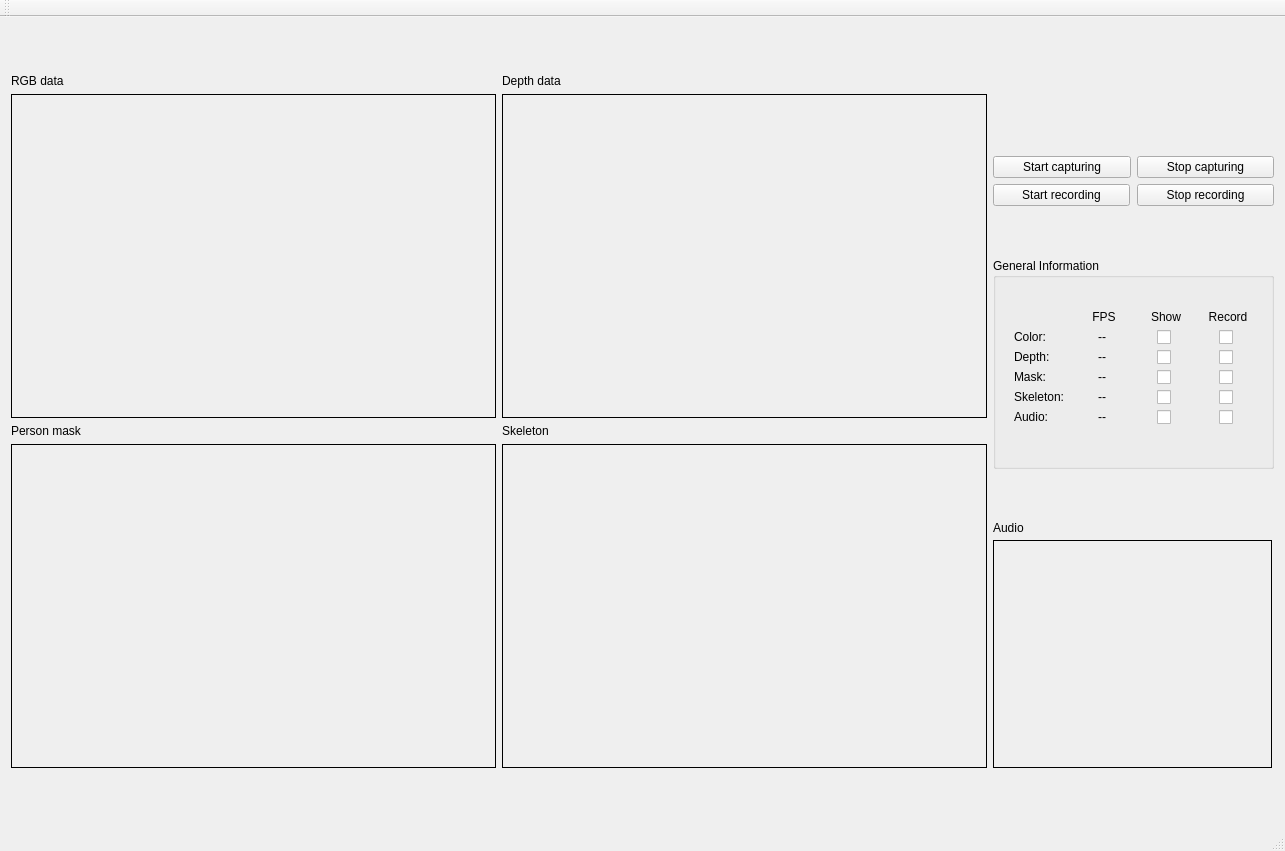
<?xml version="1.0" encoding="UTF-8"?>
<ui version="4.0">
 <class>KinectGUIClass</class>
 <widget class="QMainWindow" name="KinectGUIClass">
  <property name="geometry">
   <rect>
    <x>0</x>
    <y>0</y>
    <width>1285</width>
    <height>851</height>
   </rect>
  </property>
  <property name="windowTitle">
   <string>KinectGUI</string>
  </property>
  <widget class="QWidget" name="centralWidget">
   <layout class="QGridLayout" name="gridLayout_3">
    <item row="3" column="1">
     <layout class="QVBoxLayout" name="verticalLayout_5">
      <item>
       <widget class="QLabel" name="audioLabel_2">
        <property name="maximumSize">
         <size>
          <width>16777215</width>
          <height>13</height>
         </size>
        </property>
        <property name="text">
         <string>Audio</string>
        </property>
       </widget>
      </item>
      <item>
       <widget class="QFrame" name="audioFrame">
        <property name="minimumSize">
         <size>
          <width>279</width>
          <height>228</height>
         </size>
        </property>
        <property name="maximumSize">
         <size>
          <width>279</width>
          <height>228</height>
         </size>
        </property>
        <property name="frameShape">
         <enum>QFrame::Box</enum>
        </property>
        <property name="frameShadow">
         <enum>QFrame::Plain</enum>
        </property>
       </widget>
      </item>
     </layout>
    </item>
    <item row="1" column="1">
     <layout class="QVBoxLayout" name="verticalLayout_6">
      <property name="sizeConstraint">
       <enum>QLayout::SetMaximumSize</enum>
      </property>
      <item>
       <layout class="QHBoxLayout" name="horizontalLayout">
        <property name="sizeConstraint">
         <enum>QLayout::SetMinAndMaxSize</enum>
        </property>
        <item>
         <widget class="QPushButton" name="startCaptureButton">
          <property name="text">
           <string>Start capturing</string>
          </property>
         </widget>
        </item>
        <item>
         <widget class="QPushButton" name="stopCaptureButton">
          <property name="text">
           <string>Stop capturing</string>
          </property>
         </widget>
        </item>
       </layout>
      </item>
      <item>
       <layout class="QHBoxLayout" name="horizontalLayout_2">
        <property name="spacing">
         <number>7</number>
        </property>
        <property name="sizeConstraint">
         <enum>QLayout::SetMinAndMaxSize</enum>
        </property>
        <item>
         <widget class="QPushButton" name="startRecordButton">
          <property name="text">
           <string>Start recording</string>
          </property>
         </widget>
        </item>
        <item>
         <widget class="QPushButton" name="stopRecordButton">
          <property name="text">
           <string>Stop recording</string>
          </property>
         </widget>
        </item>
       </layout>
      </item>
     </layout>
    </item>
    <item row="2" column="1">
     <widget class="QGroupBox" name="groupBox">
      <property name="minimumSize">
       <size>
        <width>281</width>
        <height>211</height>
       </size>
      </property>
      <property name="maximumSize">
       <size>
        <width>281</width>
        <height>211</height>
       </size>
      </property>
      <property name="title">
       <string>General Information</string>
      </property>
      <widget class="QWidget" name="layoutWidget">
       <property name="geometry">
        <rect>
         <x>10</x>
         <y>40</y>
         <width>263</width>
         <height>137</height>
        </rect>
       </property>
       <layout class="QGridLayout" name="gridLayout_2">
        <item row="0" column="0">
         <spacer name="horizontalSpacer">
          <property name="orientation">
           <enum>Qt::Horizontal</enum>
          </property>
          <property name="sizeHint" stdset="0">
           <size>
            <width>60</width>
            <height>20</height>
           </size>
          </property>
         </spacer>
        </item>
        <item row="0" column="3">
         <widget class="QLabel" name="recordLabel">
          <property name="sizePolicy">
           <sizepolicy hsizetype="Minimum" vsizetype="Preferred">
            <horstretch>0</horstretch>
            <verstretch>0</verstretch>
           </sizepolicy>
          </property>
          <property name="minimumSize">
           <size>
            <width>60</width>
            <height>0</height>
           </size>
          </property>
          <property name="text">
           <string>Record</string>
          </property>
          <property name="alignment">
           <set>Qt::AlignCenter</set>
          </property>
         </widget>
        </item>
        <item row="1" column="0">
         <widget class="QLabel" name="colorLabel">
          <property name="text">
           <string>Color:</string>
          </property>
         </widget>
        </item>
        <item row="2" column="0">
         <widget class="QLabel" name="depthLabel">
          <property name="text">
           <string>Depth: </string>
          </property>
         </widget>
        </item>
        <item row="2" column="1">
         <widget class="QLabel" name="depthFps">
          <property name="sizePolicy">
           <sizepolicy hsizetype="Minimum" vsizetype="Preferred">
            <horstretch>0</horstretch>
            <verstretch>0</verstretch>
           </sizepolicy>
          </property>
          <property name="text">
           <string>--</string>
          </property>
          <property name="alignment">
           <set>Qt::AlignCenter</set>
          </property>
         </widget>
        </item>
        <item row="2" column="2" alignment="Qt::AlignHCenter">
         <widget class="QCheckBox" name="depthShowCheck">
          <property name="text">
           <string/>
          </property>
         </widget>
        </item>
        <item row="2" column="3" alignment="Qt::AlignHCenter">
         <widget class="QCheckBox" name="depthRecordCheck">
          <property name="text">
           <string/>
          </property>
         </widget>
        </item>
        <item row="3" column="0">
         <widget class="QLabel" name="maskLabel">
          <property name="text">
           <string>Mask: </string>
          </property>
         </widget>
        </item>
        <item row="3" column="1">
         <widget class="QLabel" name="maskFps">
          <property name="text">
           <string>--</string>
          </property>
          <property name="alignment">
           <set>Qt::AlignCenter</set>
          </property>
         </widget>
        </item>
        <item row="1" column="1">
         <widget class="QLabel" name="colorFps">
          <property name="sizePolicy">
           <sizepolicy hsizetype="Minimum" vsizetype="Preferred">
            <horstretch>0</horstretch>
            <verstretch>0</verstretch>
           </sizepolicy>
          </property>
          <property name="text">
           <string>--</string>
          </property>
          <property name="alignment">
           <set>Qt::AlignCenter</set>
          </property>
         </widget>
        </item>
        <item row="1" column="2" alignment="Qt::AlignHCenter">
         <widget class="QCheckBox" name="colorShowCheck">
          <property name="minimumSize">
           <size>
            <width>0</width>
            <height>0</height>
           </size>
          </property>
          <property name="text">
           <string/>
          </property>
          <property name="tristate">
           <bool>false</bool>
          </property>
         </widget>
        </item>
        <item row="3" column="2" alignment="Qt::AlignHCenter">
         <widget class="QCheckBox" name="maskShowCheck">
          <property name="text">
           <string/>
          </property>
         </widget>
        </item>
        <item row="0" column="1">
         <widget class="QLabel" name="fpsLabel">
          <property name="sizePolicy">
           <sizepolicy hsizetype="Minimum" vsizetype="Preferred">
            <horstretch>0</horstretch>
            <verstretch>0</verstretch>
           </sizepolicy>
          </property>
          <property name="minimumSize">
           <size>
            <width>60</width>
            <height>0</height>
           </size>
          </property>
          <property name="text">
           <string>FPS</string>
          </property>
          <property name="alignment">
           <set>Qt::AlignCenter</set>
          </property>
         </widget>
        </item>
        <item row="0" column="2">
         <widget class="QLabel" name="showLabel">
          <property name="sizePolicy">
           <sizepolicy hsizetype="Minimum" vsizetype="Preferred">
            <horstretch>0</horstretch>
            <verstretch>0</verstretch>
           </sizepolicy>
          </property>
          <property name="minimumSize">
           <size>
            <width>60</width>
            <height>0</height>
           </size>
          </property>
          <property name="text">
           <string>Show</string>
          </property>
          <property name="alignment">
           <set>Qt::AlignCenter</set>
          </property>
         </widget>
        </item>
        <item row="5" column="2" alignment="Qt::AlignHCenter|Qt::AlignVCenter">
         <widget class="QCheckBox" name="audioShowCheck">
          <property name="text">
           <string/>
          </property>
         </widget>
        </item>
        <item row="5" column="3" alignment="Qt::AlignHCenter">
         <widget class="QCheckBox" name="audioRecordCheck">
          <property name="text">
           <string/>
          </property>
         </widget>
        </item>
        <item row="4" column="3" alignment="Qt::AlignHCenter">
         <widget class="QCheckBox" name="skeletonRecordCheck">
          <property name="text">
           <string/>
          </property>
         </widget>
        </item>
        <item row="3" column="3" alignment="Qt::AlignHCenter">
         <widget class="QCheckBox" name="maskRecordCheck">
          <property name="text">
           <string/>
          </property>
         </widget>
        </item>
        <item row="4" column="0">
         <widget class="QLabel" name="skeletonLabel">
          <property name="text">
           <string>Skeleton: </string>
          </property>
         </widget>
        </item>
        <item row="4" column="1">
         <widget class="QLabel" name="skeletonFps">
          <property name="text">
           <string>--</string>
          </property>
          <property name="alignment">
           <set>Qt::AlignCenter</set>
          </property>
         </widget>
        </item>
        <item row="5" column="0">
         <widget class="QLabel" name="audioLabel">
          <property name="text">
           <string>Audio: </string>
          </property>
         </widget>
        </item>
        <item row="5" column="1">
         <widget class="QLabel" name="audioBeam">
          <property name="text">
           <string>--</string>
          </property>
          <property name="alignment">
           <set>Qt::AlignCenter</set>
          </property>
         </widget>
        </item>
        <item row="4" column="2" alignment="Qt::AlignHCenter">
         <widget class="QCheckBox" name="skeletonShowCheck">
          <property name="text">
           <string/>
          </property>
         </widget>
        </item>
        <item row="1" column="3" alignment="Qt::AlignHCenter">
         <widget class="QCheckBox" name="colorRecordCheck">
          <property name="text">
           <string/>
          </property>
         </widget>
        </item>
       </layout>
      </widget>
     </widget>
    </item>
    <item row="0" column="1">
     <spacer name="verticalSpacer">
      <property name="orientation">
       <enum>Qt::Vertical</enum>
      </property>
      <property name="sizeType">
       <enum>QSizePolicy::Fixed</enum>
      </property>
      <property name="sizeHint" stdset="0">
       <size>
        <width>20</width>
        <height>30</height>
       </size>
      </property>
     </spacer>
    </item>
    <item row="0" column="0" rowspan="4">
     <layout class="QGridLayout" name="gridLayout">
      <property name="sizeConstraint">
       <enum>QLayout::SetMinimumSize</enum>
      </property>
      <item row="0" column="0">
       <layout class="QVBoxLayout" name="verticalLayout">
        <item>
         <widget class="QLabel" name="label">
          <property name="text">
           <string>RGB data</string>
          </property>
         </widget>
        </item>
        <item>
         <widget class="QFrame" name="RGBframe">
          <property name="sizePolicy">
           <sizepolicy hsizetype="Expanding" vsizetype="Expanding">
            <horstretch>0</horstretch>
            <verstretch>0</verstretch>
           </sizepolicy>
          </property>
          <property name="minimumSize">
           <size>
            <width>257</width>
            <height>213</height>
           </size>
          </property>
          <property name="maximumSize">
           <size>
            <width>514</width>
            <height>426</height>
           </size>
          </property>
          <property name="autoFillBackground">
           <bool>true</bool>
          </property>
          <property name="frameShape">
           <enum>QFrame::Box</enum>
          </property>
          <property name="frameShadow">
           <enum>QFrame::Plain</enum>
          </property>
         </widget>
        </item>
       </layout>
      </item>
      <item row="0" column="1">
       <layout class="QVBoxLayout" name="verticalLayout_2">
        <item>
         <widget class="QLabel" name="label_2">
          <property name="text">
           <string>Depth data</string>
          </property>
         </widget>
        </item>
        <item>
         <widget class="QFrame" name="depthFrame">
          <property name="sizePolicy">
           <sizepolicy hsizetype="Expanding" vsizetype="Expanding">
            <horstretch>0</horstretch>
            <verstretch>0</verstretch>
           </sizepolicy>
          </property>
          <property name="minimumSize">
           <size>
            <width>257</width>
            <height>213</height>
           </size>
          </property>
          <property name="maximumSize">
           <size>
            <width>514</width>
            <height>426</height>
           </size>
          </property>
          <property name="autoFillBackground">
           <bool>true</bool>
          </property>
          <property name="frameShape">
           <enum>QFrame::Box</enum>
          </property>
          <property name="frameShadow">
           <enum>QFrame::Plain</enum>
          </property>
         </widget>
        </item>
       </layout>
      </item>
      <item row="1" column="0">
       <layout class="QVBoxLayout" name="verticalLayout_3">
        <item>
         <widget class="QLabel" name="label_3">
          <property name="text">
           <string>Person mask</string>
          </property>
         </widget>
        </item>
        <item>
         <widget class="QFrame" name="maskFrame">
          <property name="sizePolicy">
           <sizepolicy hsizetype="Expanding" vsizetype="Expanding">
            <horstretch>0</horstretch>
            <verstretch>0</verstretch>
           </sizepolicy>
          </property>
          <property name="minimumSize">
           <size>
            <width>257</width>
            <height>213</height>
           </size>
          </property>
          <property name="maximumSize">
           <size>
            <width>514</width>
            <height>426</height>
           </size>
          </property>
          <property name="autoFillBackground">
           <bool>true</bool>
          </property>
          <property name="frameShape">
           <enum>QFrame::Box</enum>
          </property>
          <property name="frameShadow">
           <enum>QFrame::Plain</enum>
          </property>
         </widget>
        </item>
       </layout>
      </item>
      <item row="1" column="1">
       <layout class="QVBoxLayout" name="verticalLayout_4">
        <item>
         <widget class="QLabel" name="label_4">
          <property name="text">
           <string>Skeleton</string>
          </property>
         </widget>
        </item>
        <item>
         <widget class="QFrame" name="skeletonFrame">
          <property name="sizePolicy">
           <sizepolicy hsizetype="Expanding" vsizetype="Expanding">
            <horstretch>0</horstretch>
            <verstretch>0</verstretch>
           </sizepolicy>
          </property>
          <property name="minimumSize">
           <size>
            <width>257</width>
            <height>213</height>
           </size>
          </property>
          <property name="maximumSize">
           <size>
            <width>514</width>
            <height>426</height>
           </size>
          </property>
          <property name="autoFillBackground">
           <bool>true</bool>
          </property>
          <property name="frameShape">
           <enum>QFrame::Box</enum>
          </property>
          <property name="frameShadow">
           <enum>QFrame::Plain</enum>
          </property>
         </widget>
        </item>
       </layout>
      </item>
     </layout>
    </item>
   </layout>
  </widget>
  <widget class="QMenuBar" name="menuBar">
   <property name="geometry">
    <rect>
     <x>0</x>
     <y>0</y>
     <width>1285</width>
     <height>26</height>
    </rect>
   </property>
  </widget>
  <widget class="QStatusBar" name="statusBar"/>
  <widget class="QToolBar" name="mainToolBar">
   <attribute name="toolBarArea">
    <enum>TopToolBarArea</enum>
   </attribute>
   <attribute name="toolBarBreak">
    <bool>false</bool>
   </attribute>
  </widget>
 </widget>
 <layoutdefault spacing="6" margin="11"/>
 <resources>
  <include location="kinectgui.qrc"/>
 </resources>
 <connections/>
</ui>
